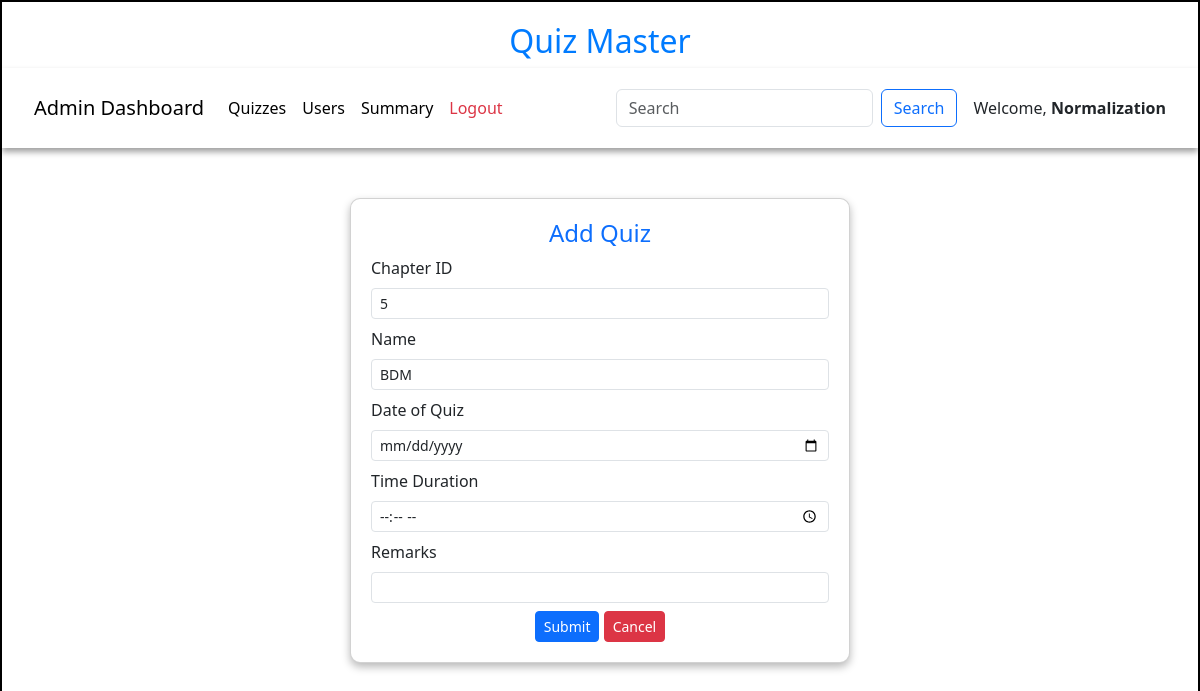
The app's page /add_quiz/5/Normalization, older data.
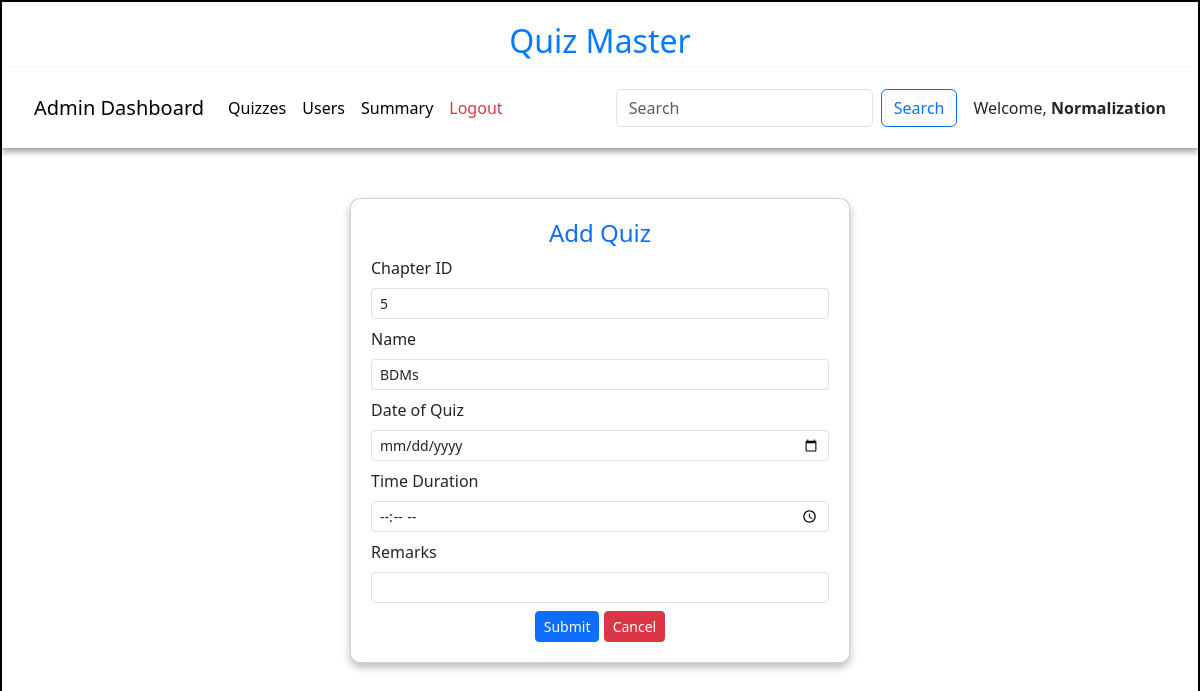
The same page, newer data.
### models/models.py (models this page shows)
class Chapter(db.Model):
    id=db.Column(db.Integer,primary_key=True)
    name=db.Column(db.String,unique=True,nullable=False)
    description=db.Column(db.String)
    Subject_id = db.Column(db.Integer,db.ForeignKey("subject.id"),nullable=False)
    quizes = db.relationship("Quiz",cascade="all,delete",backref="chapter",lazy=True)

### controllers/controller.py (the view, shortened to what this page needs)
@app.route('/add_quiz/<id>/<name>',methods=["GET","POST"])
def add_quiz(id,name):
    today = datetime.today().date()
    chap = get_chapter(id)
    return render_template("add_quiz.html",name=name,chapter=chap,msg="")

### controllers/controller.py (called while the page is built)
def  get_chapter(id):
    chapter = Chapter.query.filter_by(id=id).first()
    return chapter

### templates/add_quiz.html (shortened to what this page needs)
<!DOCTYPE html>
<html lang="en">
<head>
    <link href="https://cdn.jsdelivr.net/npm/bootstrap@5.3.3/dist/css/bootstrap.min.css" rel="stylesheet">
    <link rel="stylesheet" href="/static/css/style.css">
</head>
<body>
    <div id="container">
        <h1 id="heading">Quiz Master</h1>
        <nav class="navbar navbar-expand-lg navbar-light bg-white">
            <div class="container-fluid">
                <a class="navbar-brand">Admin Dashboard</a>
                <div class="collapse navbar-collapse" id="navbarNav">
                    <ul class="navbar-nav me-auto">
                        <li class="nav-item">
                            <a class="nav-link active" href="/quiz_dashboard/{{name}}">Quizzes</a>
                        </li>
                        <li class="nav-item">
                            <a class="nav-link active" href="/admin_users/{{name}}">Users</a>
                        </li>
                        <li class="nav-item">
                            <a class="nav-link active" href="/admin_summary/{{name}}">Summary</a>
                        </li>
                        <li class="nav-item">
                            <a class="nav-link text-danger" href="/login">Logout</a>
                        </li>
                    </ul>
                    <form class="d-flex" method="POST" action="#">
                        <input class="form-control me-2" type="search" placeholder="Search" name="search_txt" id="search_txt">
                        <button class="btn btn-outline-primary" type="submit">Search</button>
                    </form>
                </div>
                <span class="ms-3">Welcome, <strong>{{name}}</strong></span>
            </div>
        </nav>
        <div id="add_quiz-panel" style="margin: auto;margin-top: 50px; width: 500px;">
            <div class="card">
            <h4 class="text-center text-primary">Add Quiz</h4>
            <form action="/add_quiz/{{chapter.id}}/{{name}}" method="POST">
                <div class="mb-2">
                    <label for="s_id" class="form-label">Chapter ID</label>
                    <input type="number" class="form-control form-control-sm" id="s_id" name="s_id" value="{{chapter.id}}" readonly>
                </div>
                <div class="mb-2">
                    <label for="quiz_name" class="form-label">Name</label>
                    <input type="text" class="form-control form-control-sm" id="quiz_name" name="quiz_name" value="{{chapter.name}}">
                </div>
                <div class="mb-2">
                    <label for="date_of_quiz" class="form-label">Date of Quiz</label>
                    <input type="date" class="form-control form-control-sm" id="date_of_quiz" name="date_of_quiz" >
                </div>
                <div class="mb-2">
                    <label for="time_duration" class="form-label">Time Duration</label>
                    <input type="time" class="form-control form-control-sm" id="time_duration" name="time_duration">
                </div>
                <div class="mb-2">
                    <label for="remarks" class="form-label">Remarks</label>
                    <input type="text" class="form-control form-control-sm" id="remarks" name="remarks">
                </div>
                <div class="text-center">
                    <button type="submit" class="btn btn-primary btn-sm">Submit</button>
                    <a href="/admin/{{name}}" class="btn btn-danger btn-sm">Cancel</a>
                </div>
            </form>
        </div>
        </div>
    </div>
</body>
</html>

Row changes from the older to the newer data that the page shows:
changed Chapter id 5: quiz_name "BDM" → "BDMs"
